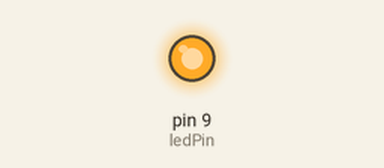
The sketch below on a simulated Arduino Uno, built with avr-gcc and run on an emulated ATmega328P. On the bench: output pins drawn as LEDs (lit = HIGH).

Above: at 0.1 s.
Timing chart, 0 to 1.6 s (numbered marks = the images above):
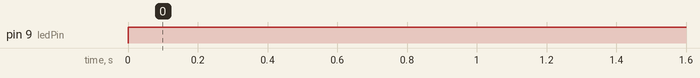

Measured:
- by itself, pin 9 (ledPin): LOW → HIGH at 0.00 s

The sketch:

LedControl_copy_20260708091630.ino
```cpp
#define ledPin 9
boolean start = false;
unsigned long startMillis;
unsigned long currentMillis;
void setup() {
  // put your setup code here, to run once:
  Serial.begin(9600);
  pinMode(ledPin, OUTPUT);
}


void loop() {
  // put your main code here, to run repeatedly:
  //blink(5000, 2000);
  //gradual(10000);
  digitalWrite(ledPin, HIGH);

}


void blink(int durationLight, int durationDark){


  if(!start){
    startMillis = millis();
    currentMillis = millis();
    start = true;
  }


  currentMillis = millis();


  if(currentMillis - startMillis >= durationDark){
    digitalWrite(ledPin,HIGH);
    if(currentMillis - startMillis >= durationLight){
      digitalWrite(ledPin,LOW);
      startMillis = currentMillis;
    }
  }
}
  boolean restart;
void gradual(int durationLight){


  if(!start){
    startMillis = millis();
    currentMillis = millis();
    start = true;
    restart = false;
  }


  currentMillis = millis();


  if(restart == false){
    analogWrite(ledPin, (int)((currentMillis-startMillis)/(double)durationLight * 255));
  }else{
    analogWrite(ledPin, 255-(int)((currentMillis-startMillis)/(double)durationLight * 255));
  }
  if((int)((currentMillis-startMillis)/(double)durationLight * 255)>= 255 && !restart){
     restart = true;
     startMillis = currentMillis;
  }else if(255-(int)((currentMillis-startMillis)/(double)durationLight * 255) <= 0 && restart){
     restart = false;
     startMillis = currentMillis;
  }


}
```
